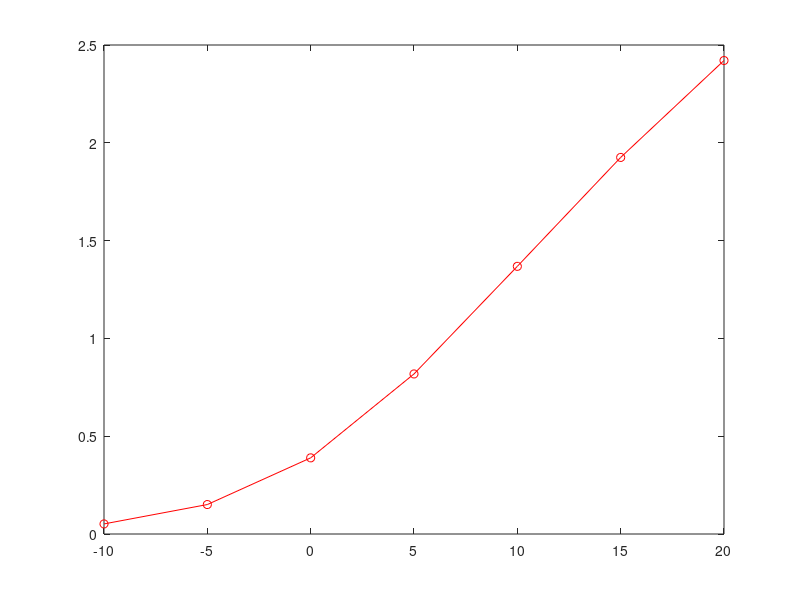

This chart was generated by the following MATLAB code:
load('test1.mat')
ge=0;
for snrdb=-10:5:20
    snr=10^(snrdb/10);
    [u,s,v]=svd(H);
    V=0.5*v;
    F=2.5*u';
    V1=V(:,1:Mu);
    V2=V(:,Mu+1:2*Mu);
    A1=G1*F*H;
    A2=G2*F*H;
    Rz1=A1*(V2*V2'*A1')+(1/snr)*(G1*(F*F')*G1'+eye(2,2));
    Rz2=A2*(V1*V1'*A2')+(1/snr)*(G2*(F*F')*G2'+eye(2,2));
    R1=(1/2)*log2(abs(det(eye(2,2)+V1'*A1'*(Rz1^-1)*A1*V1)));
    R2=(1/2)*log2(abs(det(eye(2,2)+V2'*A2'*(Rz2^-1)*A2*V2)));
    ge=ge+1;
    R(ge)=2.7*(w1*R1+w2*R2);
end
i=-10:5:20;
save('svd_zf.mat')
plot(i,R,'-ro')
